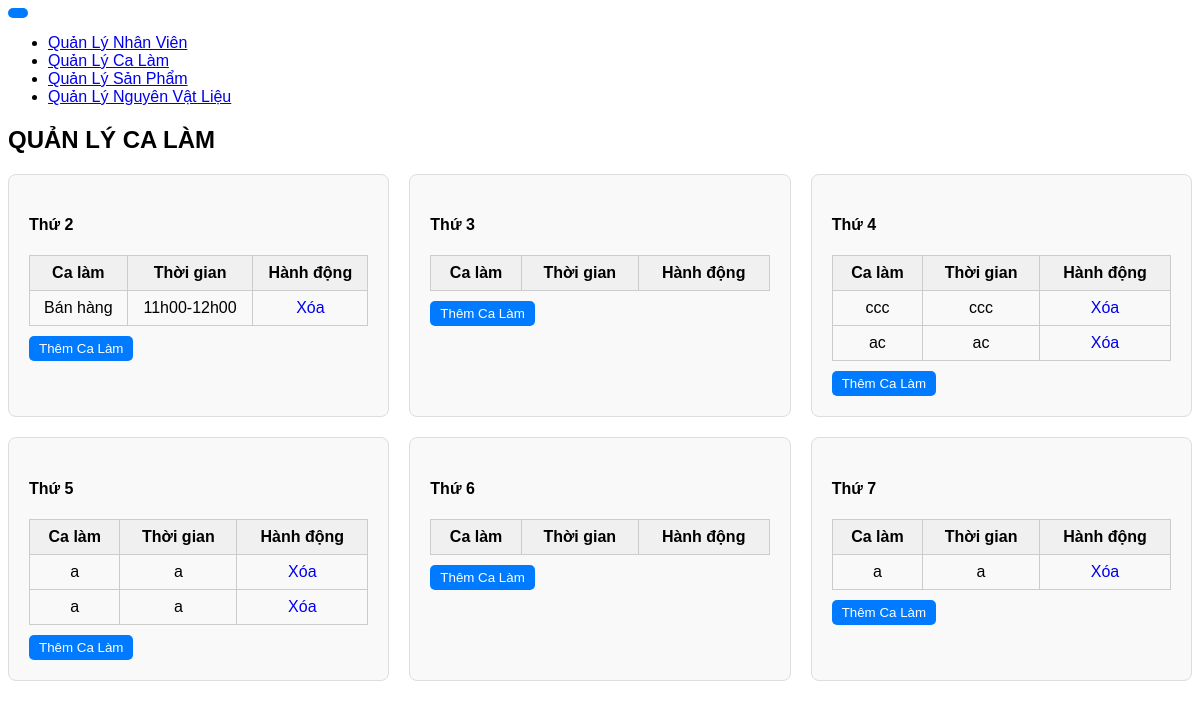
The page /page/calam/index.php on the database its author committed.
### tables this page shows
CREATE TABLE `calam` (
  `maCa` int(11) NOT NULL,
  `thu` int(11) NOT NULL,
  `tenCa` varchar(20) NOT NULL,
  `thoigian` varchar(30) NOT NULL
);

### class/classdb.php (called while the page is built, shortened)
<?php
    class database{
        private function ketnoi(){
            $conn=new mysqli("localhost","root","","thedreamteam");
            if($conn->connect_error){
                echo "Kết nối thất bại!";
                exit();
            }
            else{
                return $conn;
            }
        }
        public function laydulieu($sql)
        {
            $arr = array();
            $link = $this->ketnoi();
            $result = $link->query($sql);
            if ($result->num_rows) {
                while ($row = $result->fetch_assoc()) {
                    $arr[] = $row;
                }
            }
            return $arr;
        }
    }
?>

### page/calam/index.php (the view, shortened to what this page needs)
<nav class="navbar navbar-expand-lg navbar-light bg-light">
        <div class="container">
            <button class="navbar-toggler" type="button" data-bs-toggle="collapse" data-bs-target="#navbarNav" aria-controls="navbarNav" aria-expanded="false" aria-label="Toggle navigation">
            </button>
            <div class="collapse navbar-collapse" id="navbarNav">
                <ul class="navbar-nav">
                    <li class="nav-item">
                        <a class="nav-link" href="index.php?page=quanly">Quản Lý Nhân Viên</a>
                    </li>
                    <li class="nav-item active">
                        <a class="nav-link" href="index.php?page=calam">Quản Lý Ca Làm</a>
                    </li>
                    <li class="nav-item">
                        <a class="nav-link" href="index.php?page=quanlysanpham">Quản Lý Sản Phẩm</a>
                    </li>
                    <li class="nav-item">
                        <a class="nav-link" href="index.php?page=nguyenvatlieu">Quản Lý Nguyên Vật Liệu</a>
                    </li>
                </ul>
            </div>
        </div>
    </nav>
<section>
    <div class="container mt-5">
        <h2 class="text-center pb-4">QUẢN LÝ CA LÀM</h2>
        <div class="schedule-wrapper">
            <?php
            $obj= new database();
            for ($i = 2; $i <= 7; $i++) {
                $sql = 'select * from calam where thu = ' . $i . '';
                $result = $obj->laydulieu($sql);
                echo '<div class="day-schedule">';
                echo '<h4>Thứ ' . $i . '</h4>';
                echo '<table>
                    <thead>
                        <tr>
                            <th>Ca làm</th>
                            <th>Thời gian</th>
                            <th>Hành động</th>
                        </tr>
                    </thead>
                    <tbody>';
                for ($j = 0; $j < count($result); $j++) {
                    echo "<tr>
                    <td>" . $result[$j]['tenCa'] . "</td>
                    <td>" . $result[$j]['thoigian'] . "</td>
                    <td>
                        <a style='text-decoration: none;' href='index.php?page=calam&id={$result[$j]['maCa']}'>Xóa</a>
                    </td>
                </tr>";
                }
                echo '</tbody>
                </table>
                <button onclick="openModal('.$i.')">Thêm Ca Làm</button>
            </div>';
            }
            ?>
        </div>
    </div>
</section>

### page/calam/index.php (style rules this page uses)
.schedule-wrapper { display: grid; grid-template-columns: repeat(auto-fit, minmax(300px, 1fr)); gap: 20px; }
.day-schedule { border: 1px solid #ddd; padding: 20px; border-radius: 8px; background-color: #f9f9f9; }
table { width: 100%; border-collapse: collapse; margin-bottom: 10px; }
table th, table td { border: 1px solid #ccc; padding: 8px; text-align: center; }
table th { background-color: #f0f0f0; }
button { padding: 5px 10px; border: none; border-radius: 5px; background-color: #007bff; color: white; cursor: pointer; }

### rows shown on the page
calam: tenCa "Bán hàng", thoigian "11h00-12h00"
calam: tenCa "ccc", thoigian "ccc"
calam: tenCa "ac", thoigian "ac"
calam: tenCa "a", thoigian "a"
calam: tenCa "a", thoigian "a"
calam: tenCa "a", thoigian "a"
